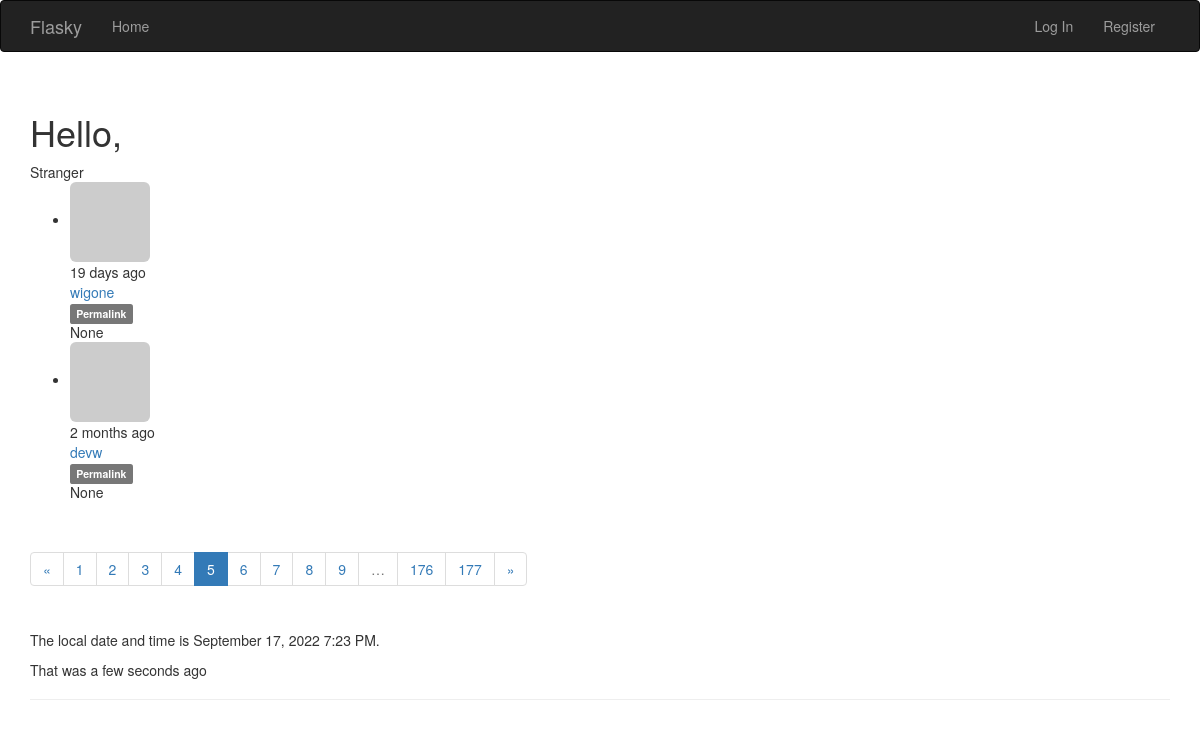
The app's page /?page=5 with its own data.
### app/models.py (models this page shows, shortened)
class Post(db.Model):
    __tablename__ = 'posts'
    id = db.Column(db.Integer, primary_key=True)
    body = db.Column(db.Text)
    body_html = db.Column(db.Text)
    timestamp = db.Column(db.DateTime(), index=True, default=datetime.utcnow)
    author_id = db.Column(db.Integer, db.ForeignKey('users.id'))

class User(UserMixin, db.Model):
    __tablename__ = 'users'
    id = db.Column(db.Integer, primary_key=True)
    email = db.Column(db.String(64), unique=True, index=True)
    username = db.Column(db.String(64), unique=True, index=True)
    role_id = db.Column(db.Integer, db.ForeignKey('roles.id'))
    password_hash = db.Column(db.String(128))
    name = db.Column(db.String(64))
    location = db.Column(db.String(64))
    about_me = db.Column(db.Text())
    member_since = db.Column(db.DateTime(), default=datetime.utcnow)
    last_seen = db.Column(db.DateTime(), default=datetime.utcnow)
    confirmed = db.Column(db.Boolean, default=False)
    avatar_hash = db.Column(db.String(32))
    posts = db.relationship('Post', backref='author', lazy='dynamic')
    followed = db.relationship('Follow',
                                foreign_keys=[Follow.follower_id],
                                backref=db.backref('follower', lazy='joined'),
                                lazy='dynamic',
                                cascade='all, delete-orphan')
    followers = db.relationship('Follow',
                                foreign_keys=[Follow.followed_id],
                                backref=db.backref('followed', lazy='joined'),
                                lazy='dynamic',
                                cascade='all, delete-orphan')
    @property
    def password(self):
        raise AttributeError('password is not a readable attribute')
    def gravatar_hash(self):
        return hashlib.md5(self.email.lower().encode('utf-8')).hexdigest()
    def gravatar(self, size=100, default='identicon', rating='g'):
        url = 'https://secure.gravatar.com/avatar'
        hash = self.avatar_hash or self.gravatar_hash()
        return '{url}/{hash}?s={size}&d={default}&r={rating}'.format(
            url=url, hash=hash, size=size, default=default, rating=rating)

### app/main/views.py (the view)
@main.route('/', methods=['GET', 'POST'])
def index():
    form = PostForm()
    if current_user.can(Permission.WRITE_ARTICLES) and form.validate_on_submit:
        post = Post(body=form.body.data, author=current_user._get_current_object())
        db.session.add(post)
        db.session.commit()
    page = request.args.get('page', 1, type=int)
    pagination = Post.query.order_by(Post.timestamp.desc()).paginate(
        page, per_page=current_app.config['FLASKY_POSTS_PER_PAGE'],
        error_out=False)
    posts = pagination.items
    return render_template('index.html',
                        current_time=datetime.utcnow(),
                        form=form, posts=posts, pagination=pagination)

### app/auth/views.py (called while the page is built)
@auth.before_app_request
def before_request():
    if current_user.is_authenticated \
            and not current_user.confirmed \
            and request.blueprint != 'auth' \
            and request.endpoint != 'static':
        return redirect(url_for('auth.unconfirmed'))

@auth.before_app_request
def before_request():
    if current_user.is_authenticated:
        current_user.ping()
        if not current_user.confirmed \
                and request.endpoint \
                and request.blueprint != 'auth' \
                and request.endpoint != 'static':
            return redirect(url_for('auth.unconfirmed'))

### app/main/__init__.py (called while the page is built)
@main.app_context_processor
def inject_permissions():
    return dict(Permission=Permission)

### app/models.py (called while the page is built)
    def can(self, permissions):
        return False

    def is_administrator(self):
        return False

### app/template/index.html (shortened to what this page needs)
{% extends "base.html" %}
{% import 'bootstrap/wtf.html' as wtf %}
{% import "_macros.html" as macros %}
{% block page_content %}
<div class="page-header">
<h1>Hello,</h1>
 {% if current_user.is_authenticated %}
  <p>{{ current_user.username }}</p>
 {% else %}
   Stranger
 {% endif %}
 {% include '_posts.html' %}
 <div class="pagination">
  {{ macros.pagination_widget(pagination, '.index') }}
 </div>
 <p>The local date and time is {{ moment(current_time).format('LLL') }}.</p>
 <p>That was {{ moment(current_time).fromNow(refresh=True) }}</p>
</div>
{% endblock %}

### app/template/_posts.html (shortened to what this page needs)
<ul class="posts">
    {% for post in posts %}
    <li class="post">
        <div class="profile-thumbnail">
          <a href="{{ url_for('.user', username=post.author.username) }}">
            <img class="img-rounded profile-thumbnail"
            src="{{ post.author.gravatar(size=40) }}">
          </a>
        </div>
        <div class="post-date">{{ moment(post.timestamp).fromNow() }}</div>
        <div class="post-author">
            <a href="{{ url_for('.user', username=post.author.username) }}">
                {{ post.author.username }}
            </a>
        </div>
        <div class="post-content">
          <div class="post-footer">
            <a href="{{ url_for('.post', id=post.id) }}">
                <span class="label label-default">Permalink</span>
            </a>
          </div>
        </div>
        <div class="post-body">
          {% if post.body_html %}
            {{ post.body_html | safe }}
          {% else %}
            {{ post.body }}
        </div>
          {% endif %}
    </li>
    {% endfor %}
   </ul>

### records on screen
Post: timestamp "19 days ago", author.username "wigone", body "None"
Post: timestamp "2 months ago", author.username "devw", body "None"

### other values on screen
{{ p }} "1" "2" "3" "4" "6" "7" "8" "9" "176" "177"
{{ p }} "5"
